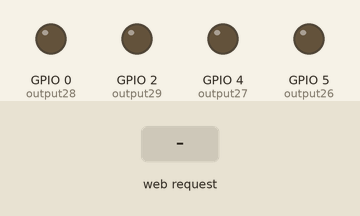
Simulated run of this sketch. Board: ESP8266 (NodeMCU). Shown: output pins drawn as LEDs (lit = HIGH). The inputs (shaded band) are chosen by the test bench. What the sketch prints to the serial monitor is not drawn.

Above: at 1.2 s.
1.3 s: HTTP request GET /26/on received
At 2.5 s:
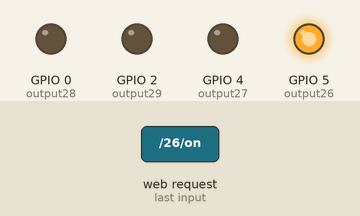
2.8 s: HTTP request GET /27/on received
At 3.7 s:
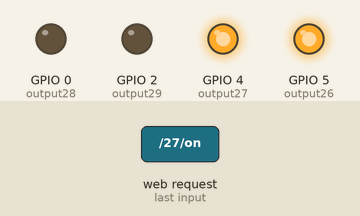
4.3 s: HTTP request GET /26/off received
At 4.8 s:
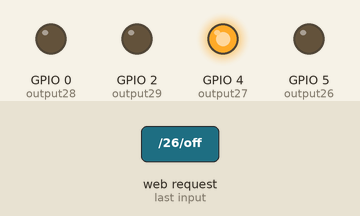
5.8 s: HTTP request GET /28/on received
At 7.0 s:
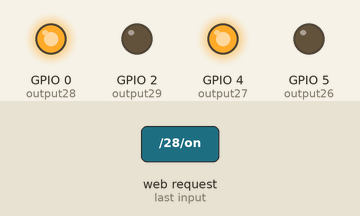
7.3 s: HTTP request GET /27/off received
At 8.3 s:
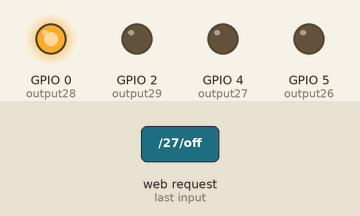
8.8 s: HTTP request GET /29/on received
At 9.4 s:
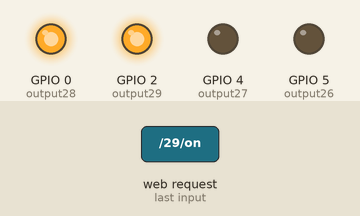
Timing chart, 0 to 11.3 s (numbered marks = the images above; inputs shaded):
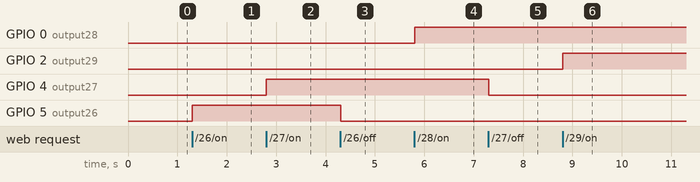

The sketch:

esp8266.ino
```cpp
// #include <WiFi.h>
#include <ESP8266WiFi.h>
#include <ESP8266WebServer.h>

// Replace with your network credentials
const char* ssid     = "Aufazahron.dev";
const char* password = "sayasukajuga";

// Set web server port number to 80
WiFiServer server(80);

// Variable to store the HTTP request
String header;

// Auxiliar variables to store the current output state
String output26State = "on";
String output27State = "on";
String output28State = "on";
String output29State = "on";

// Assign output variables to GPIO pins
const int output26 = 5;
const int output27 = 4;
const int output28 = 0;
const int output29 = 2;

void setup() {
  Serial.begin(115200);
  // Initialize the output variables as outputs
  pinMode(output26, OUTPUT);
  pinMode(output27, OUTPUT);
  pinMode(output28, OUTPUT);
  pinMode(output29, OUTPUT);
  // Set outputs to LOW
  digitalWrite(output26, LOW);
  digitalWrite(output27, LOW);
  digitalWrite(output28, LOW);
  digitalWrite(output29, LOW);

  // Connect to Wi-Fi network with SSID and password
  Serial.print("Setting AP (Access Point)…");
  // Remove the password parameter, if you want the AP (Access Point) to be open
  WiFi.softAP(ssid, password);

  IPAddress IP = WiFi.softAPIP();
  Serial.print("AP IP address: ");
  Serial.println(IP);

  server.begin();
}

void loop(){
  WiFiClient client = server.available();   // Listen for incoming clients

  if (client) {                             // If a new client connects,
    Serial.println("New Client.");          // print a message out in the serial port
    String currentLine = "";                // make a String to hold incoming data from the client
    while (client.connected()) {            // loop while the client's connected
      if (client.available()) {             // if there's bytes to read from the client,
        char c = client.read();             // read a byte, then
        Serial.write(c);                    // print it out the serial monitor
        header += c;
        if (c == '\n') {                    // if the byte is a newline character
          // if the current line is blank, you got two newline characters in a row.
          // that's the end of the client HTTP request, so send a response:
          if (currentLine.length() == 0) {
            // HTTP headers always start with a response code (e.g. HTTP/1.1 200 OK)
            // and a content-type so the client knows what's coming, then a blank line:
            client.println("HTTP/1.1 200 OK");
            client.println("Content-type:text/html");
            client.println("Connection: close");
            client.println();

            // turns the GPIOs on and off
            if (header.indexOf("GET /26/on") >= 0) {
              Serial.println("GPIO 26 on");
              output26State = "off";
              digitalWrite(output26, HIGH);
            } else if (header.indexOf("GET /26/off") >= 0) {
              Serial.println("GPIO 26 off");
              output26State = "on";
              digitalWrite(output26, LOW);
            } else if (header.indexOf("GET /27/on") >= 0) {
              Serial.println("GPIO 27 on");
              output27State = "off";
              digitalWrite(output27, HIGH);
            } else if (header.indexOf("GET /27/off") >= 0) {
              Serial.println("GPIO 27 off");
              output27State = "on";
              digitalWrite(output27, LOW);
            } else if (header.indexOf("GET /28/on") >= 0) {
              Serial.println("GPIO 28 on");
              output28State = "off";
              digitalWrite(output28, HIGH);
            } else if (header.indexOf("GET /28/off") >= 0) {
              Serial.println("GPIO 28 off");
              output28State = "on";
              digitalWrite(output28, LOW);
            } else if (header.indexOf("GET /29/on") >= 0) {
              Serial.println("GPIO 29 on");
              output29State = "off";
              digitalWrite(output29, HIGH);
            } else if (header.indexOf("GET /29/off") >= 0) {
              Serial.println("GPIO 29 off");
              output29State = "on";
              digitalWrite(output29, LOW);
            }

            // Display the HTML web page
            client.println("<!DOCTYPE html><html>");
            client.println("<head><meta name=\"viewport\" content=\"width=device-width, initial-scale=1\">");
            client.println("<link rel=\"icon\" href=\"data:,\">");
            // CSS to style the on/off buttons
            // Feel free to change the background-color and font-size attributes to fit your preferences
            client.println("<style>html { font-family: Helvetica; display: inline-block; margin: 0px auto; text-align: center;}");
            client.println(".button {border: none; color: white; padding: 16px 25px;");
            client.println("text-decoration: none; font-size: 25px; margin: 2px; cursor: pointer; border-radius: 10px}");
            client.println(".blue{background-color: #0079FF} .red{background-color: #D71313} .green{background-color:#4CAF50}");
            client.println(".bo{border: 2px #0079FF solid} .ro{border: 2px #D71313 solid} .go{border: 2px #4CAF50 solid} .blo{border: 2px black solid}");
            client.println(".button2 {background-color: #555555;}</style></head>");

            // Web Page Heading
            client.println("<body><h1>PAPER LIGHT ART</h1>");

            client.println("<h2>3D Horse Art Paper Cut Light Box</h2>");
            if (output26State=="off" & output27State=="off" & output28State=="off") {
              client.println("<img src=\"http://192.168.4.17:8080/pict/off.png\" style=\"width: 50%\"><br>");
            } else if (output26State=="on" & output27State=="off" & output28State=="off") {
              client.println("<img src=\"http://192.168.4.17:8080/pict/red.png\" style=\"width: 50%\"><br>");
            } else if (output26State=="on" & output27State=="on" & output28State=="off") {
              client.println("<img src=\"http://192.168.4.17:8080/pict/lime.png\" style=\"width: 50%\"><br>");
            } else if (output26State=="on" & output27State=="on" & output28State=="on") {
              client.println("<img src=\"http://192.168.4.17:8080/pict/all.png\" style=\"width: 50%\"><br>");
            } else if (output26State=="off" & output27State=="on" & output28State=="on") {
              client.println("<img src=\"http://192.168.4.17:8080/pict/cyan.png\" style=\"width: 50%\"><br>");
            } else if (output26State=="off" & output27State=="off" & output28State=="on") {
              client.println("<img src=\"http://192.168.4.17:8080/pict/blue.png\" style=\"width: 50%\"><br>");
            } else if (output26State=="off" & output27State=="on" & output28State=="off") {
              client.println("<img src=\"http://192.168.4.17:8080/pict/green.png\" style=\"width: 50%\"><br>");
            } else if (output26State=="on" & output27State=="off" & output28State=="on") {
              client.println("<img src=\"http://192.168.4.17:8080/pict/purple.png\" style=\"width: 50%\"><br>");
            }

            // Display current state, and ON/OFF buttons for GPIO 26
            // client.println("<p>State " + output26State + "</p>");
            // If the output26State is off, it displays the ON button
            if (output26State=="on") {
              client.println("<a href=\"/26/on\"><button class=\"button button2 ro\">OFF</button></a>");
            } else {
              client.println("<a href=\"/26/off\"><button class=\"button red\">ON</button></a>");
            }

            // Display current state, and ON/OFF buttons for GPIO 27
            // client.println("<p>State " + output27State + "</p>");
            // If the output27State is off, it displays the ON button
            if (output27State=="on") {
              client.println("<a href=\"/27/on\"><button class=\"button button2 go\">OFF</button></a>");
            } else {
              client.println("<a href=\"/27/off\"><button class=\"button green\">ON</button></a>");
            }

            // Display current state, and ON/OFF buttons for GPIO 27
            // client.println("<p>State " + output28State + "</p>");
            // If the output28State is off, it displays the ON button
            if (output28State=="on") {
              client.println("<a href=\"/28/on\"><button class=\"button button2 bo\">OFF</button></a>");
            } else {
              client.println("<a href=\"/28/off\"><button class=\"button blue\">ON</button></a>");
            }

            // LED 2
            // Display current state, and ON/OFF buttons for GPIO 27
            // client.println("<p>State " + output29State + "</p>");
            client.println("<h2>Tamsis Light Paper Art Painting</h2>");

            if (output29State=="on"){
              client.println("<img src=\"http://192.168.4.17:8080/pict/Tms1.png\" style=\"width: 50%\"><br>");
            } else{
              client.println("<img src=\"http://192.168.4.17:8080/pict/Tms2.png\" style=\"width: 50%\"><br>");
            }

            // If the output29State is off, it displays the ON button
            if (output29State=="on") {
              client.println("<p><a href=\"/29/on\"><button class=\"button button2 blo\">OFF</button></a></p>");
            } else {
              client.println("<p><a href=\"/29/off\"><button class=\"button green\">ON</button></a></p>");
            }
            client.println("</body></html>");

            // The HTTP response ends with another blank line
            client.println();
            // Break out of the while loop
            break;
          } else { // if you got a newline, then clear currentLine
            currentLine = "";
          }
        } else if (c != '\r') {  // if you got anything else but a carriage return character,
          currentLine += c;      // add it to the end of the currentLine
        }
      }
    }
    // Clear the header variable
    header = "";
    // Close the connection
    client.stop();
    Serial.println("Client disconnected.");
    Serial.println("");
  }
}
```

Measured:
- after the input at 1.3 s, GPIO 5 (output26): LOW → HIGH at once
- after the input at 2.8 s, GPIO 4 (output27): LOW → HIGH at once
- after the input at 4.3 s, GPIO 5 (output26): HIGH → LOW at once
- after the input at 5.8 s, GPIO 0 (output28): LOW → HIGH at once
- after the input at 7.3 s, GPIO 4 (output27): HIGH → LOW at once
- after the input at 8.8 s, GPIO 2 (output29): LOW → HIGH at once
